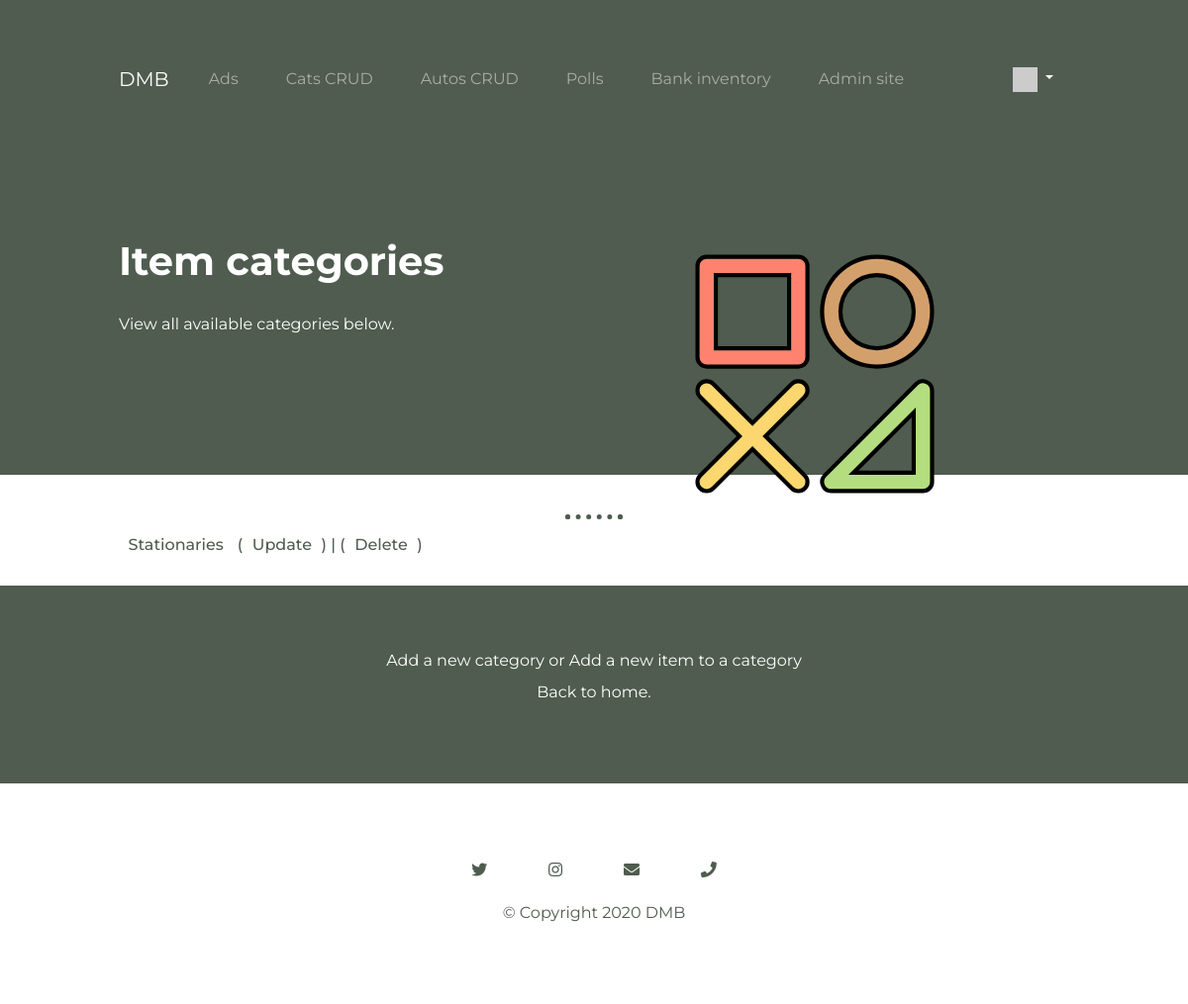
The app's page /bank/category (signed in), older data.
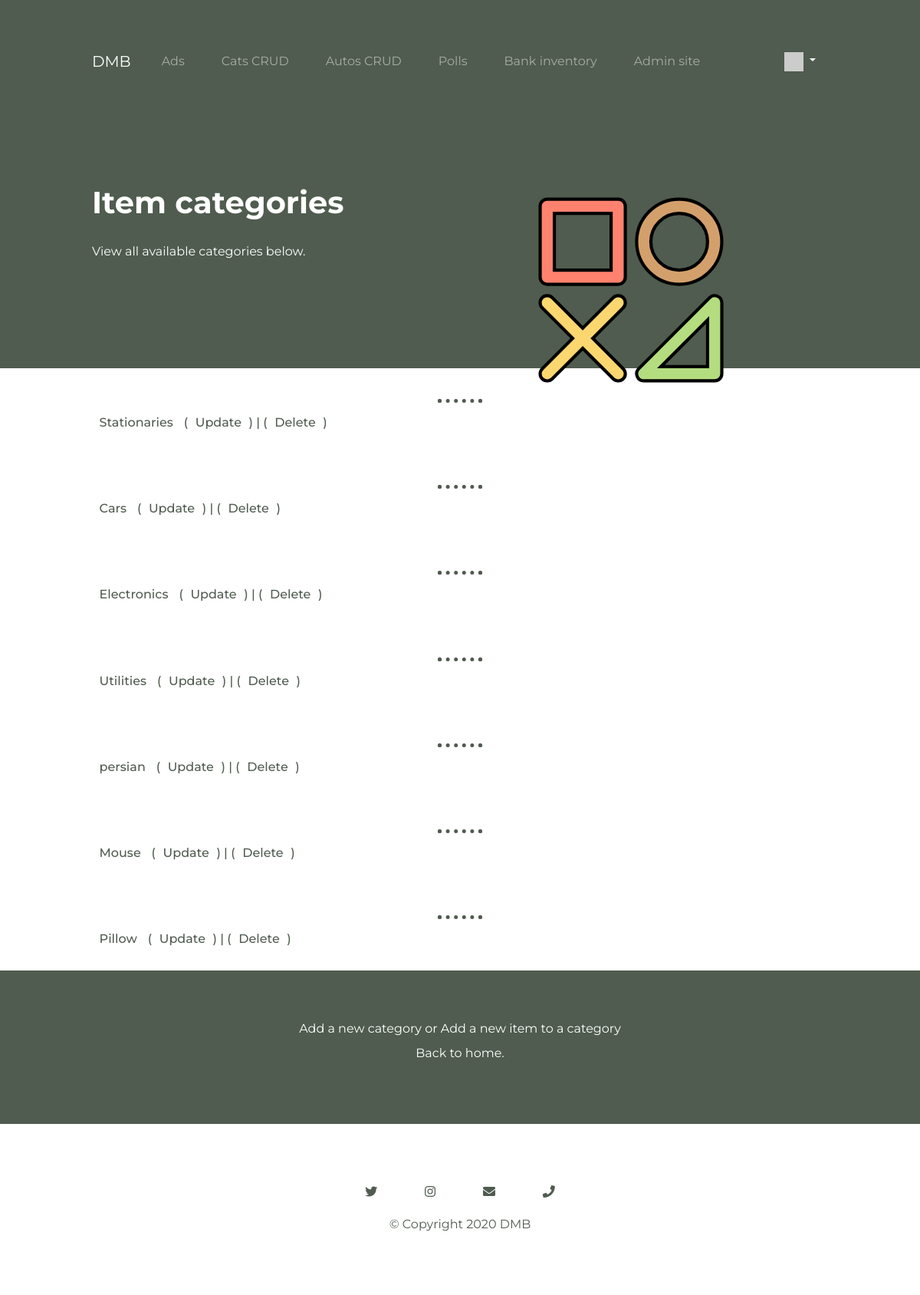
The same page, newer data.
### bank/models.py (models this page shows, shortened)
class Category(models.Model):
    name = models.CharField(
        max_length=200,
        validators= [MinLengthValidator(3, 'Category name must be greater than two characters')]
        )

### bank/views.py (the view)
# urls.py: path('category', views.CategoryListView.as_view(), name = 'category_list'),
class CategoryListView(ListView):
    template_name = 'bank/category_list.html'
    model = Category
    fields = ['name']

### home/context_processors.py (called while the page is built)
def settings(request):
    return {
        'settings': django_settings,
    }

### home/templatetags/app_tags.py (called while the page is built)
@register.filter(name='gravatar')
def gravatar(user, size=35):
    email = str(user.email.strip().lower()).encode('utf-8')
    email_hash = md5(email).hexdigest()
    url = "//www.gravatar.com/avatar/{0}?s={1}&d=identicon&r=PG"
    return url.format(email_hash, size)

### bank/templates/bank/category_list.html
{% extends "base_menu.html" %}
{% block content %}
{% load static %}
<section id="title" class="colored-section">
  <div class="container-fluid">
    <div class="row">
      <div class="col-lg-6">
        <h1 class="section-heading">Item categories</h1>
        <p>View all available categories below.</p>
      </div>
      <div class="col-lg-6">
        <img class="title-image" src="{% static "home/SVG/category.svg" %}">
      </div>
    </div>
  </div>
</section>
{% if category_list %}
  {% for category in category_list %}
  <div class="category container-fluid white-section">
    <hr>
    <h6><a href="{% url 'bank:category_detail' category.id %}">{{category.name}}</a>
    (<a href="{% url 'bank:category_update' category.id %}">Update</a>) | (<a href="{% url 'bank:category_delete' category.id %}">Delete</a>)</h6>
  </div>
  {% endfor %}
{% else %}
<div class="container-fluid colored-section">
    <p>There are no categories in the database</p>
    <p>Add a <strong><a href="{% url 'bank:category_create' %}">Category</a></strong></p>
</div>
{% endif %}
<div class="container-fluid colored-section home">
    <p>
        <a href="{% url 'bank:category_create' %}">Add a new category</a> or
        <a href="{% url 'bank:item_create' %}">Add a new item to a category</a>
        <br /><a href="{% url 'bank:all' %}">Back to home.</a>
      </p>
</div>
{% endblock %}

Row changes from the older to the newer data that the page shows:
added Category: name "Cars"
added Category: name "Electronics"
added Category: name "Utilities"
added Category: name "persian"
added Category: name "Mouse"
added Category: name "Pillow"
